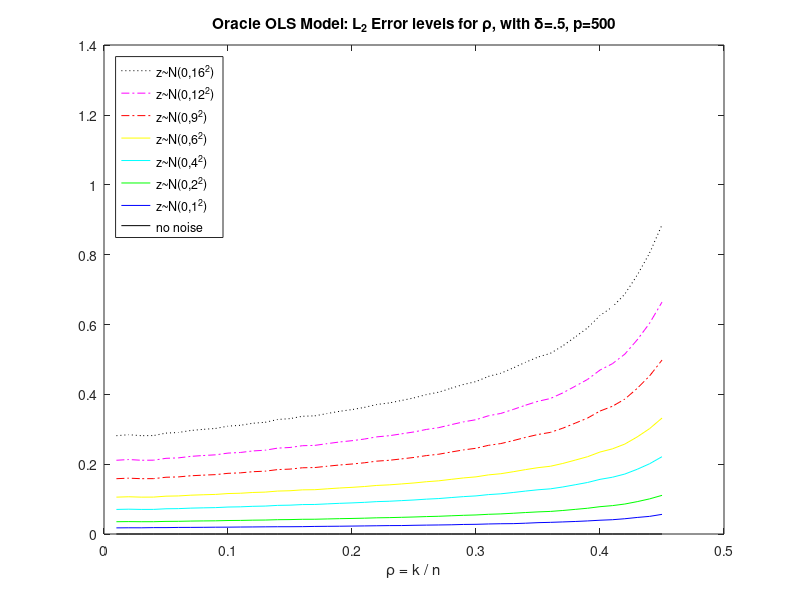

This chart was generated by the following MATLAB code:
% Figure 9: Median normalized l_2 error rates over 500 replications
% when the true underlying model is known and estimated directly with
% ordinary least squares. The number of variables is fixed at 500, 
% and the number of observations fixed at 250, delta=n/p =.5. 
% The oracle MSE is directly proportional to the model noise, and 
% increases sharply as the underlying model becomes less sparse. 
% As the number of variables increases to 500, the error rate 
% increases at slightly lower sparsity levels. The data are right 
% truncated at rho=.9 because the OLS MSE approaches infinity as
% rho approaches 1 (i.e. the number of observations equals the number
% of variables).

load Fig9Datazi0.mat
if (size(size(ErrVecL2),2) == 4)
    ErrVecL2n3 = squeeze(ErrVecL2(1,:,:,:));
    ErrVecL2n4 = squeeze(ErrVecL2n3(24,:,:)); %selects n~=100 thus delta~=1/2.
    med0 = median(ErrVecL2n4,2);
end
load Fig9Datazi1.mat
if (size(size(ErrVecL2),2) == 4)
    ErrVecL2n3 = squeeze(ErrVecL2(1,:,:,:));
    ErrVecL2n4 = squeeze(ErrVecL2n3(24,:,:)); %selects n~=100 thus delta~=1/2.
    med1 = median(ErrVecL2n4,2);
end
load Fig9Datazi2.mat
if (size(size(ErrVecL2),2) == 4)
    ErrVecL2n3 = squeeze(ErrVecL2(2,:,:,:));
    ErrVecL2n4 = squeeze(ErrVecL2n3(24,:,:)); %selects n~=100 thus delta~=1/2.
    med2 = median(ErrVecL2n4,2);
end
load Fig9Datazi4.mat
if (size(size(ErrVecL2),2) == 4)
    ErrVecL2n3 = squeeze(ErrVecL2(4,:,:,:));
    ErrVecL2n4 = squeeze(ErrVecL2n3(24,:,:)); %selects n~=100 thus delta~=1/2.
    med4 = median(ErrVecL2n4,2);
end
load Fig9Datazi6.mat
if (size(size(ErrVecL2),2) == 4)
    ErrVecL2n3 = squeeze(ErrVecL2(6,:,:,:));
    ErrVecL2n4 = squeeze(ErrVecL2n3(24,:,:)); %selects n~=100 thus delta~=1/2.
    med6 = median(ErrVecL2n4,2);
end
load Fig9Datazi9.mat
if (size(size(ErrVecL2),2) == 4)
    ErrVecL2n3 = squeeze(ErrVecL2(9,:,:,:));
    ErrVecL2n4 = squeeze(ErrVecL2n3(24,:,:)); %selects n~=100 thus delta~=1/2.
    med9 = median(ErrVecL2n4,2);
end
load Fig9Datazi12.mat
if (size(size(ErrVecL2),2) == 4)
    ErrVecL2n3 = squeeze(ErrVecL2(12,:,:,:));
    ErrVecL2n4 = squeeze(ErrVecL2n3(24,:,:)); %selects n~=100 thus delta~=1/2.
    med12 = median(ErrVecL2n4,2);
end
load Fig9Datazi16.mat
if (size(size(ErrVecL2),2) == 4)
    ErrVecL2n3 = squeeze(ErrVecL2(16,:,:,:));
    ErrVecL2n4 = squeeze(ErrVecL2n3(24,:,:)); %selects n~=100 thus delta~=1/2.
    med16 = median(ErrVecL2n4,2);
end

val=45;

plot(1:val,(med16(1:val)'), 'k:')
hold on
plot(1:val,(med12(1:val)'), 'm-.')
plot(1:val,(med9(1:val)'), 'r-.')
plot(1:val,(med6(1:val)'), 'y-')
plot(1:val,(med4(1:val)'), 'c-')
plot(1:val,(med2(1:val)'), 'g-')
plot(1:val,(med1(1:val)'), 'b-')
plot(1:val,(med0(1:val)'), 'k')

legend('z~N(0,16^2)','z~N(0,12^2)','z~N(0,9^2)','z~N(0,6^2)','z~N(0,4^2)','z~N(0,2^2)','z~N(0,1^2)','no noise','location','NorthWest')
title('Oracle OLS Model: L_2 Error levels for \rho, with \delta=.5, p=500');
xlabel('\rho = k / n'); ylabel=('Error');
axis([0 50 0 1.401]); % y-axis equals fig6,7
set(gca,'XtickLabel',[0 0.1 0.2 0.3 0.4 0.5 0.6 0.7 0.8 0.9 1]);
%print -depsc neworaclep500; print -djpeg99 neworaclep500;

%
% Copyright (c) 2006. Victoria Stodden
%  

%
% Part of SparseLab Version:100
% Created Tuesday March 28, 2006
% This is Copyrighted Material
% For Copying permissions see COPYING.m
% Comments? e-mail sparselab@stanford.edu
%